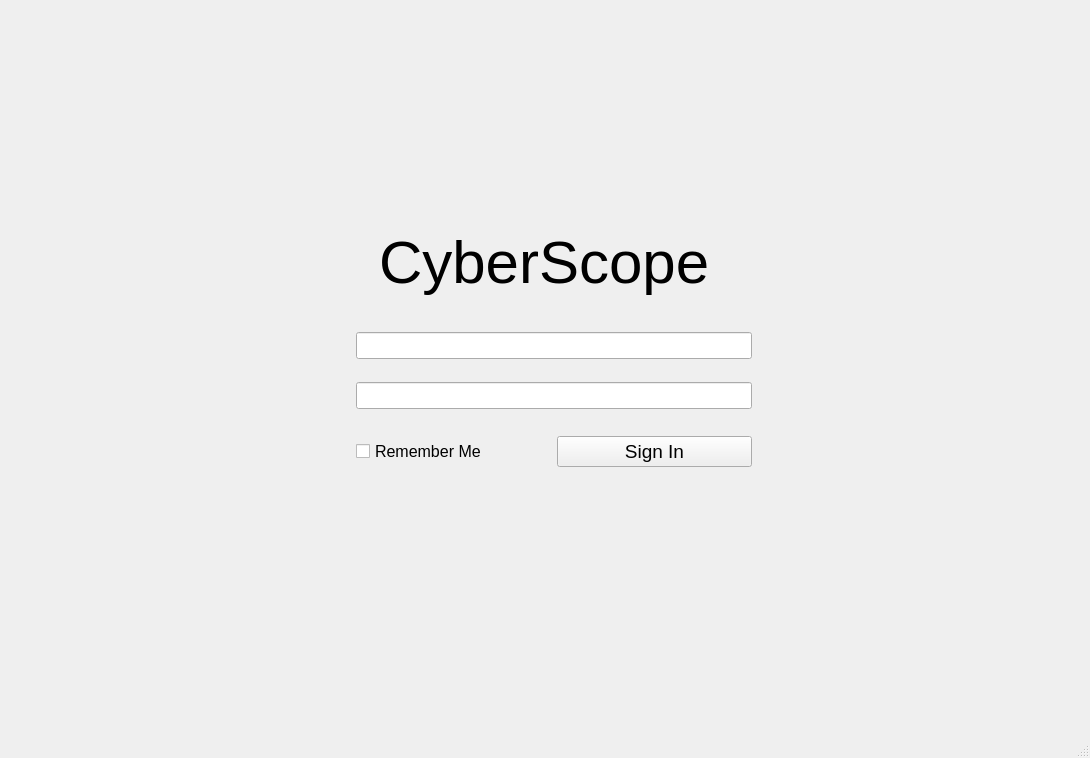
<?xml version="1.0" encoding="UTF-8"?>
<ui version="4.0">
 <class>MainWindow</class>
 <widget class="QMainWindow" name="MainWindow">
  <property name="geometry">
   <rect>
    <x>0</x>
    <y>0</y>
    <width>1090</width>
    <height>758</height>
   </rect>
  </property>
  <property name="windowTitle">
   <string>MainWindow</string>
  </property>
  <widget class="QWidget" name="centralwidget">
   <layout class="QGridLayout" name="gridLayout_6">
    <item row="0" column="1">
     <spacer name="verticalSpacer_2">
      <property name="orientation">
       <enum>Qt::Vertical</enum>
      </property>
      <property name="sizeHint" stdset="0">
       <size>
        <width>20</width>
        <height>216</height>
       </size>
      </property>
     </spacer>
    </item>
    <item row="1" column="0">
     <spacer name="horizontalSpacer_2">
      <property name="orientation">
       <enum>Qt::Horizontal</enum>
      </property>
      <property name="sizeHint" stdset="0">
       <size>
        <width>350</width>
        <height>20</height>
       </size>
      </property>
     </spacer>
    </item>
    <item row="1" column="1">
     <widget class="QWidget" name="loginWidget" native="true">
      <property name="enabled">
       <bool>true</bool>
      </property>
      <property name="styleSheet">
       <string notr="true"/>
      </property>
      <layout class="QGridLayout" name="gridLayout_5">
       <item row="0" column="0" rowspan="5" colspan="2">
        <spacer name="verticalSpacer_6">
         <property name="orientation">
          <enum>Qt::Vertical</enum>
         </property>
         <property name="sizeType">
          <enum>QSizePolicy::Fixed</enum>
         </property>
         <property name="sizeHint" stdset="0">
          <size>
           <width>32</width>
           <height>340</height>
          </size>
         </property>
        </spacer>
       </item>
       <item row="3" column="2">
        <layout class="QGridLayout" name="gridLayout_3">
         <item row="0" column="0">
          <layout class="QGridLayout" name="gridLayout_2">
           <item row="0" column="0">
            <widget class="QLineEdit" name="userNameInput">
             <property name="font">
              <font>
               <pointsize>12</pointsize>
              </font>
             </property>
             <property name="styleSheet">
              <string notr="true"/>
             </property>
             <property name="dragEnabled">
              <bool>true</bool>
             </property>
            </widget>
           </item>
           <item row="1" column="0">
            <spacer name="verticalSpacer_4">
             <property name="orientation">
              <enum>Qt::Vertical</enum>
             </property>
             <property name="sizeType">
              <enum>QSizePolicy::Fixed</enum>
             </property>
             <property name="sizeHint" stdset="0">
              <size>
               <width>20</width>
               <height>17</height>
              </size>
             </property>
            </spacer>
           </item>
           <item row="2" column="0">
            <widget class="QLineEdit" name="passwordInput">
             <property name="font">
              <font>
               <pointsize>12</pointsize>
              </font>
             </property>
             <property name="dragEnabled">
              <bool>true</bool>
             </property>
            </widget>
           </item>
          </layout>
         </item>
         <item row="2" column="0">
          <layout class="QGridLayout" name="gridLayout">
           <item row="0" column="0">
            <widget class="QCheckBox" name="rememberMeCheckBox">
             <property name="font">
              <font>
               <pointsize>12</pointsize>
              </font>
             </property>
             <property name="text">
              <string>Remember Me</string>
             </property>
            </widget>
           </item>
           <item row="0" column="1">
            <widget class="QPushButton" name="signInbtn">
             <property name="font">
              <font>
               <pointsize>14</pointsize>
              </font>
             </property>
             <property name="text">
              <string>Sign In</string>
             </property>
            </widget>
           </item>
          </layout>
         </item>
         <item row="1" column="0">
          <widget class="QLabel" name="uncorerctMessageLabel">
           <property name="font">
            <font>
             <pointsize>10</pointsize>
            </font>
           </property>
           <property name="text">
            <string/>
           </property>
          </widget>
         </item>
        </layout>
       </item>
       <item row="4" column="2">
        <spacer name="verticalSpacer_5">
         <property name="orientation">
          <enum>Qt::Vertical</enum>
         </property>
         <property name="sizeHint" stdset="0">
          <size>
           <width>20</width>
           <height>48</height>
          </size>
         </property>
        </spacer>
       </item>
       <item row="1" column="1" colspan="2">
        <layout class="QGridLayout" name="gridLayout_4">
         <item row="0" column="0">
          <spacer name="horizontalSpacer_4">
           <property name="orientation">
            <enum>Qt::Horizontal</enum>
           </property>
           <property name="sizeHint" stdset="0">
            <size>
             <width>58</width>
             <height>20</height>
            </size>
           </property>
          </spacer>
         </item>
         <item row="0" column="1">
          <widget class="QLabel" name="cyberScopeLabel">
           <property name="font">
            <font>
             <pointsize>45</pointsize>
            </font>
           </property>
           <property name="text">
            <string>CyberScope</string>
           </property>
          </widget>
         </item>
         <item row="0" column="2">
          <spacer name="horizontalSpacer_5">
           <property name="orientation">
            <enum>Qt::Horizontal</enum>
           </property>
           <property name="sizeHint" stdset="0">
            <size>
             <width>58</width>
             <height>20</height>
            </size>
           </property>
          </spacer>
         </item>
        </layout>
       </item>
       <item row="0" column="3" rowspan="5">
        <spacer name="verticalSpacer">
         <property name="orientation">
          <enum>Qt::Vertical</enum>
         </property>
         <property name="sizeType">
          <enum>QSizePolicy::Fixed</enum>
         </property>
         <property name="sizeHint" stdset="0">
          <size>
           <width>29</width>
           <height>340</height>
          </size>
         </property>
        </spacer>
       </item>
       <item row="0" column="2">
        <spacer name="horizontalSpacer">
         <property name="orientation">
          <enum>Qt::Horizontal</enum>
         </property>
         <property name="sizeType">
          <enum>QSizePolicy::Fixed</enum>
         </property>
         <property name="sizeHint" stdset="0">
          <size>
           <width>396</width>
           <height>20</height>
          </size>
         </property>
        </spacer>
       </item>
       <item row="2" column="2">
        <spacer name="verticalSpacer_7">
         <property name="orientation">
          <enum>Qt::Vertical</enum>
         </property>
         <property name="sizeType">
          <enum>QSizePolicy::Fixed</enum>
         </property>
         <property name="sizeHint" stdset="0">
          <size>
           <width>40</width>
           <height>30</height>
          </size>
         </property>
        </spacer>
       </item>
      </layout>
     </widget>
    </item>
    <item row="1" column="2">
     <spacer name="horizontalSpacer_3">
      <property name="orientation">
       <enum>Qt::Horizontal</enum>
      </property>
      <property name="sizeHint" stdset="0">
       <size>
        <width>341</width>
        <height>20</height>
       </size>
      </property>
     </spacer>
    </item>
    <item row="2" column="1">
     <spacer name="verticalSpacer_3">
      <property name="orientation">
       <enum>Qt::Vertical</enum>
      </property>
      <property name="sizeHint" stdset="0">
       <size>
        <width>20</width>
        <height>207</height>
       </size>
      </property>
     </spacer>
    </item>
   </layout>
  </widget>
  <widget class="QMenuBar" name="menubar">
   <property name="geometry">
    <rect>
     <x>0</x>
     <y>0</y>
     <width>1090</width>
     <height>21</height>
    </rect>
   </property>
  </widget>
  <widget class="QStatusBar" name="statusbar"/>
 </widget>
 <resources>
  <include location="png/recource.qrc"/>
 </resources>
 <connections/>
</ui>
